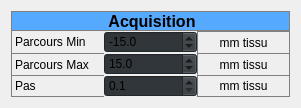
       <widget class="QWidget" name="verticalLayoutWidget_36">
        <property name="geometry">
         <rect>
          <x>40</x>
          <y>170</y>
          <width>301</width>
          <height>102</height>
         </rect>
        </property>
        <layout class="QVBoxLayout" name="p_verticalLayout_profileX_results_7">
         <property name="spacing">
          <number>0</number>
         </property>
         <item>
          <widget class="QLabel" name="p_label_signal_noise_31">
           <property name="maximumSize">
            <size>
             <width>16777215</width>
             <height>20</height>
            </size>
           </property>
           <property name="styleSheet">
            <string notr="true">background: rgb(85, 170, 255);
border: 1px solid gray;
</string>
           </property>
           <property name="text">
            <string>&lt;html&gt;&lt;head/&gt;&lt;body&gt;&lt;p align=&quot;center&quot;&gt;&lt;span style=&quot; font-size:12pt; font-weight:600;&quot;&gt;Acquisition&lt;/span&gt;&lt;/p&gt;&lt;/body&gt;&lt;/html&gt;</string>
           </property>
          </widget>
         </item>
         <item>
          <layout class="QGridLayout" name="gridLayout_13">
           <property name="spacing">
            <number>0</number>
           </property>
           <item row="0" column="1">
            <widget class="QDoubleSpinBox" name="b_doubleSpinBox_range_lower">
             <property name="styleSheet">
              <string notr="true">background: rgb(49, 54, 59);</string>
             </property>
             <property name="decimals">
              <number>1</number>
             </property>
             <property name="minimum">
              <double>-50.000000000000000</double>
             </property>
             <property name="maximum">
              <double>50.000000000000000</double>
             </property>
             <property name="value">
              <double>-15.000000000000000</double>
             </property>
            </widget>
           </item>
           <item row="2" column="2">
            <widget class="QLabel" name="b_label_step_unit">
             <property name="styleSheet">
              <string notr="true">border: 1px solid gray;
</string>
             </property>
             <property name="text">
              <string>mm tissu</string>
             </property>
             <property name="alignment">
              <set>Qt::AlignCenter</set>
             </property>
            </widget>
           </item>
           <item row="0" column="2">
            <widget class="QLabel" name="b_label_min_range_unit">
             <property name="styleSheet">
              <string notr="true">border: 1px solid gray;
border-bottom-style: none;

</string>
             </property>
             <property name="text">
              <string>mm tissu</string>
             </property>
             <property name="alignment">
              <set>Qt::AlignCenter</set>
             </property>
            </widget>
           </item>
           <item row="0" column="0">
            <widget class="QLabel" name="p_label_profileX_range_19">
             <property name="styleSheet">
              <string notr="true">border: 1px solid gray;
border-right-style: none;
border-top-style: none;
border-bottom-style: none;

</string>
             </property>
             <property name="text">
              <string>Parcours Min</string>
             </property>
            </widget>
           </item>
           <item row="1" column="1">
            <widget class="QDoubleSpinBox" name="b_doubleSpinBox_range_upper">
             <property name="styleSheet">
              <string notr="true">background: rgb(49, 54, 59);</string>
             </property>
             <property name="decimals">
              <number>1</number>
             </property>
             <property name="minimum">
              <double>-50.000000000000000</double>
             </property>
             <property name="maximum">
              <double>50.000000000000000</double>
             </property>
             <property name="value">
              <double>15.000000000000000</double>
             </property>
            </widget>
           </item>
           <item row="2" column="0">
            <widget class="QLabel" name="p_label_profileX_range_20">
             <property name="styleSheet">
              <string notr="true">border: 1px solid gray;
border-right-style: none;
</string>
             </property>
             <property name="text">
              <string>Pas</string>
             </property>
            </widget>
           </item>
           <item row="1" column="0">
            <widget class="QLabel" name="p_label_profileX_range_21">
             <property name="styleSheet">
              <string notr="true">border: 1px solid gray;
border-right-style: none;
border-bottom-style: none;

</string>
             </property>
             <property name="text">
              <string>Parcours Max</string>
             </property>
            </widget>
           </item>
           <item row="2" column="1">
            <widget class="QDoubleSpinBox" name="b_doubleSpinBox_step">
             <property name="styleSheet">
              <string notr="true">background: rgb(49, 54, 59);</string>
             </property>
             <property name="decimals">
              <number>1</number>
             </property>
             <property name="minimum">
              <double>0.100000000000000</double>
             </property>
             <property name="maximum">
              <double>1.000000000000000</double>
             </property>
             <property name="singleStep">
              <double>0.100000000000000</double>
             </property>
             <property name="value">
              <double>0.100000000000000</double>
             </property>
            </widget>
           </item>
           <item row="1" column="2">
            <widget class="QLabel" name="b_label_max_range_unit">
             <property name="styleSheet">
              <string notr="true">border: 1px solid gray;
border-bottom-style: none;

</string>
             </property>
             <property name="text">
              <string>mm tissu</string>
             </property>
             <property name="alignment">
              <set>Qt::AlignCenter</set>
             </property>
            </widget>
           </item>
          </layout>
         </item>
        </layout>
       </widget>
